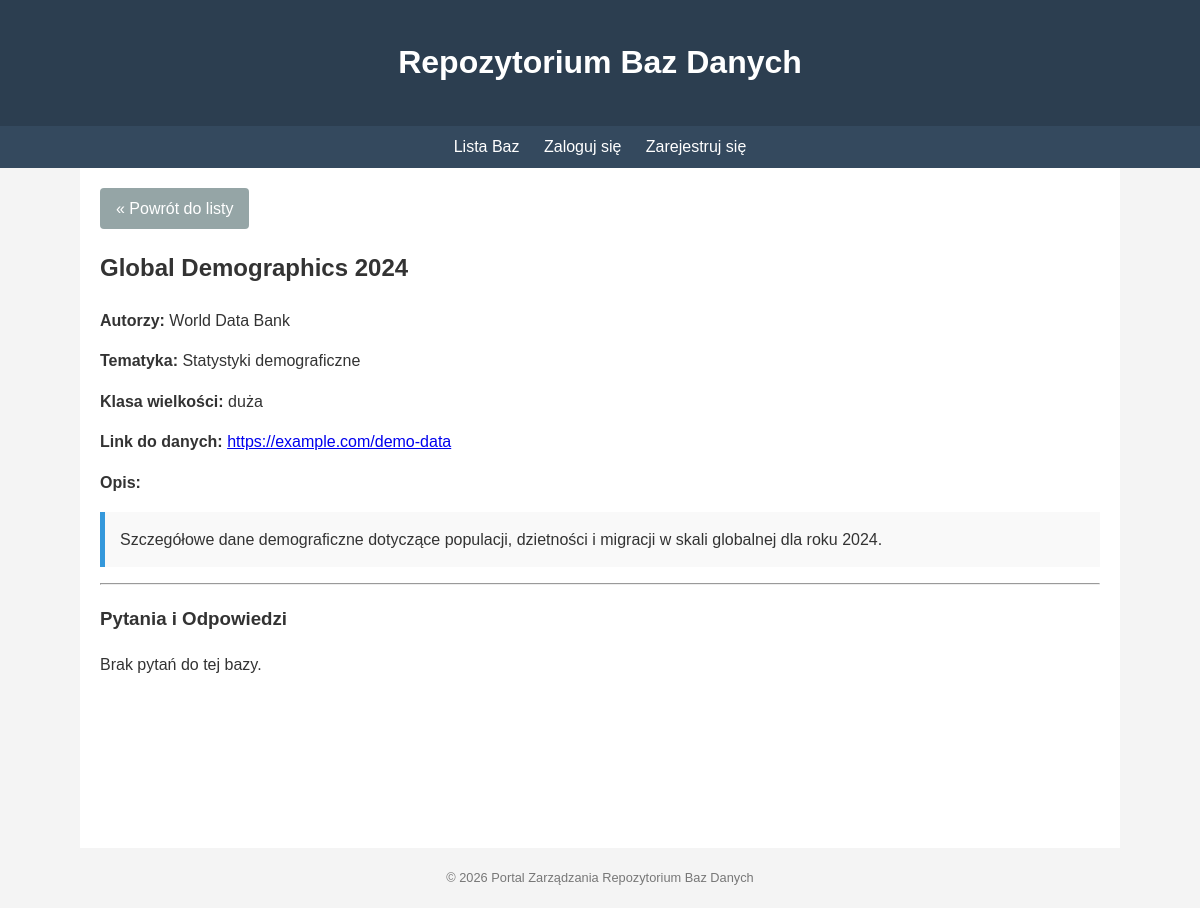
Page /repository/2/ on the earlier database version.
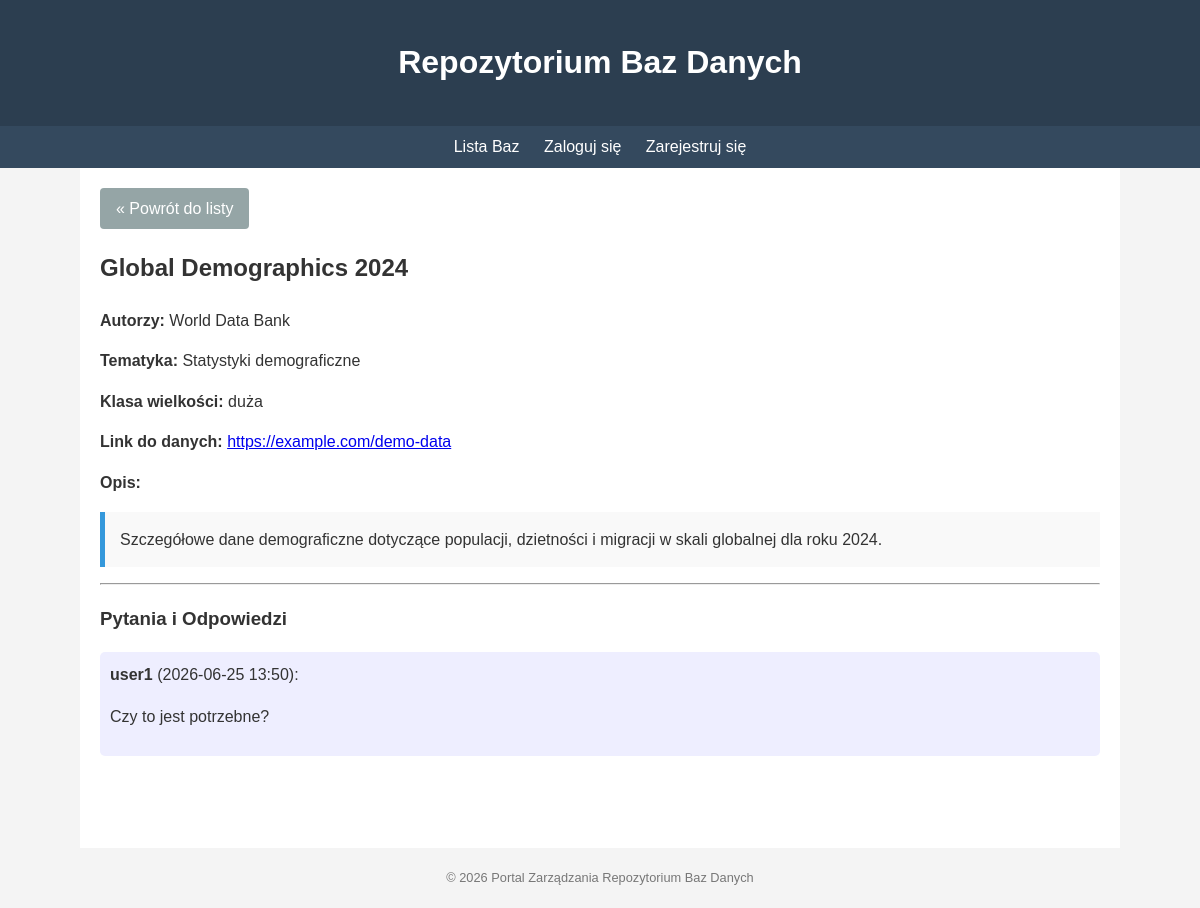
Same page on the later database version.
### repository/models.py (models this page shows, shortened)
class Question(models.Model):
    database = models.ForeignKey(DatabaseSample, on_delete=models.CASCADE, related_name='questions', verbose_name="Baza danych")
    author = models.ForeignKey(User, on_delete=models.CASCADE, verbose_name="Autor pytania")
    content = models.TextField(verbose_name="Treść pytania")
    created_at = models.DateTimeField(auto_now_add=True)
    class Meta:
        verbose_name = "Pytanie"
        verbose_name_plural = "Pytania"
        ordering = ['-created_at']

### repository/views.py (the view)
# urls.py: path('<int:pk>/', views.DatabaseDetailView.as_view(), name='detail'),
class DatabaseDetailView(DetailView):
    model = DatabaseSample
    template_name = 'repository/detail.html'
    context_object_name = 'db'

### templates/repository/detail.html (shortened to what this page needs)
{% extends "base.html" %}
{% block content %}
    <div style="margin-bottom: 20px;">
        <a href="{% url 'repository:list' %}" class="btn btn-secondary">&laquo; Powrót do listy</a>
    </div>
    <h2>{{ db.name }}</h2>
    <div class="form-group">
        <strong>Autorzy:</strong> {{ db.author }}
    </div>
    <div class="form-group">
        <strong>Tematyka:</strong> {{ db.topic }}
    </div>
    <div class="form-group">
        <strong>Klasa wielkości:</strong> {{ db.get_size_class_display }}
    </div>
    <div class="form-group">
        <strong>Link do danych:</strong> <a href="{{ db.download_link }}" target="_blank">{{ db.download_link }}</a>
    </div>
    <div class="form-group">
        <strong>Opis:</strong>
        <p style="white-space: pre-wrap; background: #f9f9f9; padding: 15px; border-left: 5px solid #3498db;">{{ db.description }}</p>
    </div>
    <hr>
    <h3>Pytania i Odpowiedzi</h3>
    <div class="qa-section">
        {% for question in db.questions.all %}
            <div class="question" style="background: #eef; padding: 10px; margin-bottom: 10px; border-radius: 5px;">
                <strong>{{ question.author }}</strong> ({{ question.created_at|date:"Y-m-d H:i" }}):
                <p>{{ question.content }}</p>
            </div>
        {% empty %}
            <p>Brak pytań do tej bazy.</p>
        {% endfor %}
    </div>
{% endblock %}

Differences in the rows shown:
added Question: author "user1", created_at "2026-06-25 13:50", content "Czy to jest potrzebne?"
Other differences:
text no longer shown: "Brak pytań do tej bazy."
